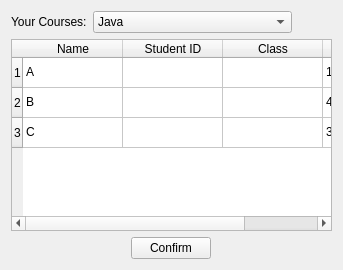
      <widget class="QWidget" name="tab_2">
       <attribute name="title">
        <string>Set Grades</string>
       </attribute>
       <layout class="QVBoxLayout" name="verticalLayout_6">
        <item>
         <layout class="QHBoxLayout" name="horizontalLayout_5">
          <item>
           <widget class="QLabel" name="label_5">
            <property name="styleSheet">
             <string notr="true">font: 12pt &quot;Sans Serif&quot;;</string>
            </property>
            <property name="text">
             <string>Your Courses:</string>
            </property>
           </widget>
          </item>
          <item>
           <widget class="QComboBox" name="comboBox_4">
            <property name="sizePolicy">
             <sizepolicy hsizetype="Preferred" vsizetype="Fixed">
              <horstretch>0</horstretch>
              <verstretch>0</verstretch>
             </sizepolicy>
            </property>
            <item>
             <property name="text">
              <string>Java</string>
             </property>
            </item>
            <item>
             <property name="text">
              <string>C++ GUI Programming</string>
             </property>
            </item>
            <item>
             <property name="text">
              <string>Data Structures and Algorithms</string>
             </property>
            </item>
           </widget>
          </item>
          <item>
           <spacer name="horizontalSpacer_4">
            <property name="orientation">
             <enum>Qt::Horizontal</enum>
            </property>
            <property name="sizeHint" stdset="0">
             <size>
              <width>40</width>
              <height>20</height>
             </size>
            </property>
           </spacer>
          </item>
         </layout>
        </item>
        <item>
         <widget class="QTableWidget" name="tableWidget_3">
          <property name="styleSheet">
           <string notr="true">font: 10pt &quot;Sans Serif&quot;;</string>
          </property>
          <property name="sortingEnabled">
           <bool>true</bool>
          </property>
          <row>
           <property name="text">
            <string>1</string>
           </property>
          </row>
          <row>
           <property name="text">
            <string>2</string>
           </property>
          </row>
          <row>
           <property name="text">
            <string>3</string>
           </property>
          </row>
          <column>
           <property name="text">
            <string>Name</string>
           </property>
          </column>
          <column>
           <property name="text">
            <string>Student ID</string>
           </property>
          </column>
          <column>
           <property name="text">
            <string>Class</string>
           </property>
          </column>
          <column>
           <property name="text">
            <string>Grade</string>
           </property>
          </column>
          <item row="0" column="0">
           <property name="text">
            <string>A</string>
           </property>
          </item>
          <item row="0" column="3">
           <property name="text">
            <string>12</string>
           </property>
          </item>
          <item row="1" column="0">
           <property name="text">
            <string>B</string>
           </property>
          </item>
          <item row="1" column="3">
           <property name="text">
            <string>45</string>
           </property>
          </item>
          <item row="2" column="0">
           <property name="text">
            <string>C</string>
           </property>
          </item>
          <item row="2" column="3">
           <property name="text">
            <string>34</string>
           </property>
          </item>
         </widget>
        </item>
        <item alignment="Qt::AlignHCenter">
         <widget class="QPushButton" name="pushButton_10">
          <property name="styleSheet">
           <string notr="true">font: 12pt &quot;Sans Serif&quot;;</string>
          </property>
          <property name="text">
           <string>Confirm</string>
          </property>
         </widget>
        </item>
       </layout>
      </widget>
